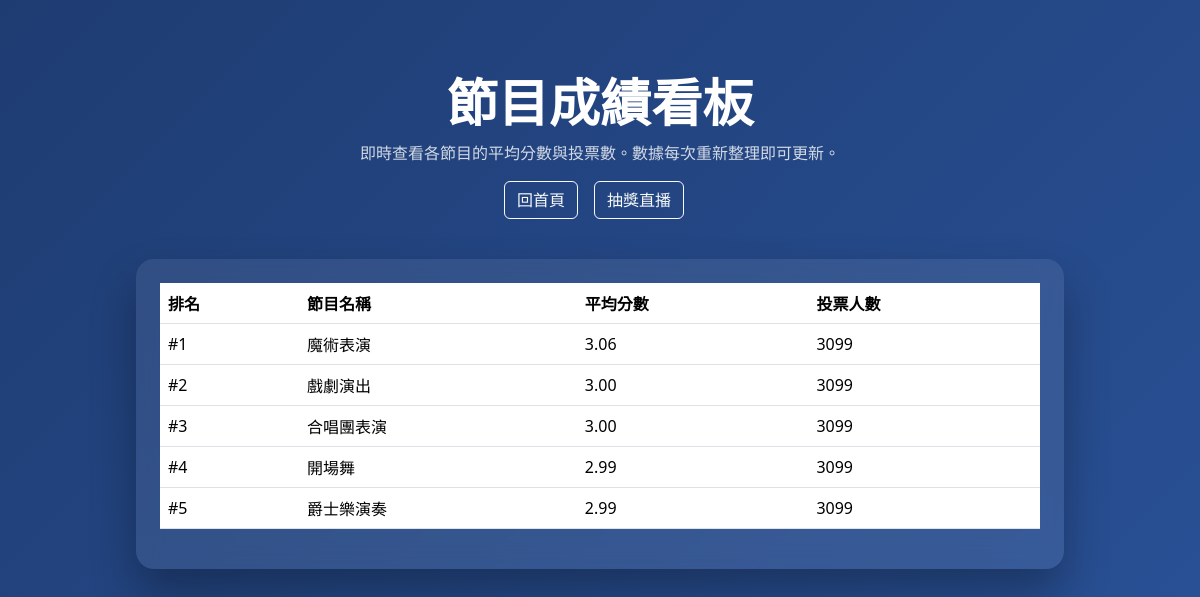
The app's page /scoreboard with its own data.
### annual_event_app/app.py (models this page shows)
class Performance(db.Model):
    id = db.Column(db.Integer, primary_key=True)
    title = db.Column(db.String(150), nullable=False)
    description = db.Column(db.Text)
    votes = db.relationship('Vote', backref='performance', lazy=True)

### annual_event_app/app.py (the view)
@app.route('/scoreboard')
def scoreboard():
    performances = Performance.query.order_by(Performance.id).all()
    results = []
    for performance in performances:
        votes = Vote.query.filter_by(performance_id=performance.id).all()
        total = len(votes)
        average = sum(v.score for v in votes) / total if total else 0
        results.append({
            'performance': performance,
            'vote_count': total,
            'average_score': round(average, 2)
        })
    return render_template('scoreboard.html', results=results)

### annual_event_app/templates/scoreboard.html (shortened to what this page needs)
﻿<!DOCTYPE html>
<html lang="zh-Hant">
<head>
    <link rel="stylesheet" href="https://cdn.jsdelivr.net/npm/bootstrap@5.3.3/dist/css/bootstrap.min.css" />
</head>
<body>
    <div class="stage">
        <div class="hero">
            <h1>節目成績看板</h1>
            <p>即時查看各節目的平均分數與投票數。數據每次重新整理即可更新。</p>
            <div class="action-bar mt-3">
                <a class="btn btn-outline-light" href="{{ url_for('index') }}">回首頁</a>
                <a class="btn btn-outline-light" href="{{ url_for('raffle_page') }}">抽獎直播</a>
            </div>
        </div>
        <div class="card">
            <div class="card-body p-4">
                <div class="table-responsive">
                    <table class="table table-hover text-white align-middle">
                        <thead>
                            <tr>
                                <th scope="col">排名</th>
                                <th scope="col">節目名稱</th>
                                <th scope="col">平均分數</th>
                                <th scope="col">投票人數</th>
                            </tr>
                        </thead>
                        <tbody>
                            {% for item in results|sort(attribute='average_score', reverse=True) %}
                            <tr class="rank-{{ loop.index }}">
                                <td>#{{ loop.index }}</td>
                                <td>{{ item.performance.title }}</td>
                                <td>{{ '%.2f'|format(item.average_score) }}</td>
                                <td>{{ item.vote_count }}</td>
                            </tr>
                            {% else %}
                            <tr>
                                <td colspan="4" class="text-center text-muted">尚未有投票資料。</td>
                            </tr>
                            {% endfor %}
                        </tbody>
                    </table>
                </div>
            </div>
        </div>
    </div>
</body>
</html>

### annual_event_app/templates/scoreboard.html (style rules this page uses)
body { background: linear-gradient(135deg, #1e3c72 0%, #2a5298 100%); color: #fff; min-height: 100vh; }
.stage { max-width: 960px; margin: 0 auto; padding: 3rem 1rem 4rem; }
.hero { text-align: center; margin-bottom: 2.5rem; }
.hero h1 { font-size: clamp(2.3rem, 5vw, 3.2rem); font-weight: 700; }
.hero p { color: rgba(255,255,255,0.8); }
.card { border-radius: 18px; border: none; background: rgba(255,255,255,0.08); backdrop-filter: blur(12px); box-shadow: 0 25px 45px rgba(0,0,0,0.3); }
.table thead { background: rgba(255,255,255,0.15); }
.rank-1 { background: rgba(255,215,0,0.18); }
.rank-2 { background: rgba(192,192,192,0.18); }
.rank-3 { background: rgba(205,127,50,0.18); }
.action-bar a { margin-right: 0.75rem; }

### records on screen
Performance: performance "魔術表演"
Performance: performance "戲劇演出"
Performance: performance "合唱團表演"
Performance: performance "開場舞"
Performance: performance "爵士樂演奏"

### other values on screen
{{ '%.2f'|format(item.average_score) }} "3.06" "3.00" "3.00" "2.99" "2.99"
{{ item.vote_count }} "3099" "3099" "3099" "3099" "3099"
